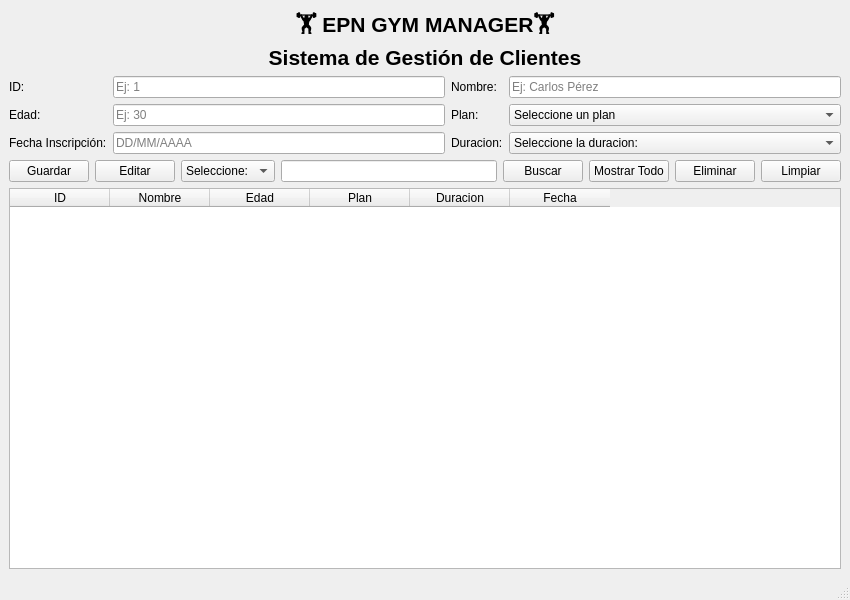
<?xml version="1.0" encoding="UTF-8"?>
<ui version="4.0">
 <class>MainWindow</class>
 <widget class="QMainWindow" name="MainWindow">
  <property name="geometry">
   <rect>
    <x>0</x>
    <y>0</y>
    <width>850</width>
    <height>600</height>
   </rect>
  </property>
  <property name="windowTitle">
   <string>Gestión de Clientes - Gimnasio</string>
  </property>
  <widget class="QWidget" name="centralwidget">
   <layout class="QVBoxLayout" name="verticalLayout">
    <item>
     <widget class="QLabel" name="lblTitulo">
      <property name="font">
       <font>
        <pointsize>16</pointsize>
        <bold>true</bold>
       </font>
      </property>
      <property name="text">
       <string>🏋 EPN GYM MANAGER🏋
Sistema de Gestión de Clientes</string>
      </property>
      <property name="alignment">
       <set>Qt::AlignmentFlag::AlignCenter</set>
      </property>
     </widget>
    </item>
    <item>
     <layout class="QGridLayout" name="gridLayout">
      <item row="2" column="2">
       <widget class="QLabel" name="labelDuracion">
        <property name="text">
         <string>Duracion:</string>
        </property>
       </widget>
      </item>
      <item row="1" column="2">
       <widget class="QLabel" name="labelPlan">
        <property name="text">
         <string>Plan:</string>
        </property>
       </widget>
      </item>
      <item row="1" column="1">
       <widget class="QLineEdit" name="txtEdad">
        <property name="placeholderText">
         <string>Ej: 30</string>
        </property>
       </widget>
      </item>
      <item row="2" column="0">
       <widget class="QLabel" name="labelFecha">
        <property name="text">
         <string>Fecha Inscripción:</string>
        </property>
       </widget>
      </item>
      <item row="0" column="0">
       <widget class="QLabel" name="labelId">
        <property name="text">
         <string>ID:</string>
        </property>
       </widget>
      </item>
      <item row="1" column="0">
       <widget class="QLabel" name="labelEdad">
        <property name="text">
         <string>Edad:</string>
        </property>
       </widget>
      </item>
      <item row="1" column="4">
       <widget class="QComboBox" name="cmbPlan">
        <item>
         <property name="text">
          <string>Seleccione un plan</string>
         </property>
        </item>
        <item>
         <property name="text">
          <string>Basico</string>
         </property>
        </item>
        <item>
         <property name="text">
          <string>Premium</string>
         </property>
        </item>
        <item>
         <property name="text">
          <string>VIP</string>
         </property>
        </item>
       </widget>
      </item>
      <item row="0" column="4">
       <widget class="QLineEdit" name="txtNombre">
        <property name="placeholderText">
         <string>Ej: Carlos Pérez</string>
        </property>
       </widget>
      </item>
      <item row="2" column="1">
       <widget class="QLineEdit" name="txtFecha">
        <property name="placeholderText">
         <string>DD/MM/AAAA</string>
        </property>
       </widget>
      </item>
      <item row="2" column="4">
       <widget class="QComboBox" name="cmbDuracion">
        <item>
         <property name="text">
          <string>Seleccione la duracion:</string>
         </property>
        </item>
        <item>
         <property name="text">
          <string>Mensual</string>
         </property>
        </item>
        <item>
         <property name="text">
          <string>Trimestral</string>
         </property>
        </item>
        <item>
         <property name="text">
          <string>Anual</string>
         </property>
        </item>
       </widget>
      </item>
      <item row="0" column="2">
       <widget class="QLabel" name="labelNombre">
        <property name="text">
         <string>Nombre:</string>
        </property>
       </widget>
      </item>
      <item row="0" column="1">
       <widget class="QLineEdit" name="txtId">
        <property name="placeholderText">
         <string>Ej: 1</string>
        </property>
       </widget>
      </item>
     </layout>
    </item>
    <item>
     <layout class="QHBoxLayout" name="horizontalLayout">
      <item>
       <widget class="QPushButton" name="btnGuardar">
        <property name="text">
         <string>Guardar</string>
        </property>
       </widget>
      </item>
      <item>
       <widget class="QPushButton" name="btnEditar">
        <property name="text">
         <string>Editar</string>
        </property>
       </widget>
      </item>
      <item>
       <widget class="QComboBox" name="cmbBuscar">
        <item>
         <property name="text">
          <string>Seleccione:</string>
         </property>
        </item>
        <item>
         <property name="text">
          <string>ID</string>
         </property>
        </item>
        <item>
         <property name="text">
          <string>Plan</string>
         </property>
        </item>
        <item>
         <property name="text">
          <string>Fecha</string>
         </property>
        </item>
       </widget>
      </item>
      <item>
       <widget class="QLineEdit" name="txtBuscar"/>
      </item>
      <item>
       <widget class="QPushButton" name="btnBuscar">
        <property name="text">
         <string>Buscar</string>
        </property>
       </widget>
      </item>
      <item>
       <widget class="QPushButton" name="btnMostrar">
        <property name="text">
         <string>Mostrar Todo</string>
        </property>
       </widget>
      </item>
      <item>
       <widget class="QPushButton" name="btnEliminar">
        <property name="text">
         <string>Eliminar</string>
        </property>
       </widget>
      </item>
      <item>
       <widget class="QPushButton" name="btnLimpiar">
        <property name="text">
         <string>Limpiar</string>
        </property>
       </widget>
      </item>
     </layout>
    </item>
    <item>
     <widget class="QTableWidget" name="tblClientes">
      <property name="columnCount">
       <number>6</number>
      </property>
      <attribute name="horizontalHeaderVisible">
       <bool>true</bool>
      </attribute>
      <attribute name="verticalHeaderVisible">
       <bool>true</bool>
      </attribute>
      <column>
       <property name="text">
        <string>ID</string>
       </property>
      </column>
      <column>
       <property name="text">
        <string>Nombre</string>
       </property>
      </column>
      <column>
       <property name="text">
        <string>Edad</string>
       </property>
      </column>
      <column>
       <property name="text">
        <string>Plan</string>
       </property>
      </column>
      <column>
       <property name="text">
        <string>Duracion</string>
       </property>
      </column>
      <column>
       <property name="text">
        <string>Fecha</string>
       </property>
      </column>
     </widget>
    </item>
   </layout>
  </widget>
  <widget class="QMenuBar" name="menubar">
   <property name="geometry">
    <rect>
     <x>0</x>
     <y>0</y>
     <width>850</width>
     <height>22</height>
    </rect>
   </property>
  </widget>
  <widget class="QStatusBar" name="statusbar"/>
 </widget>
 <resources/>
 <connections/>
</ui>
